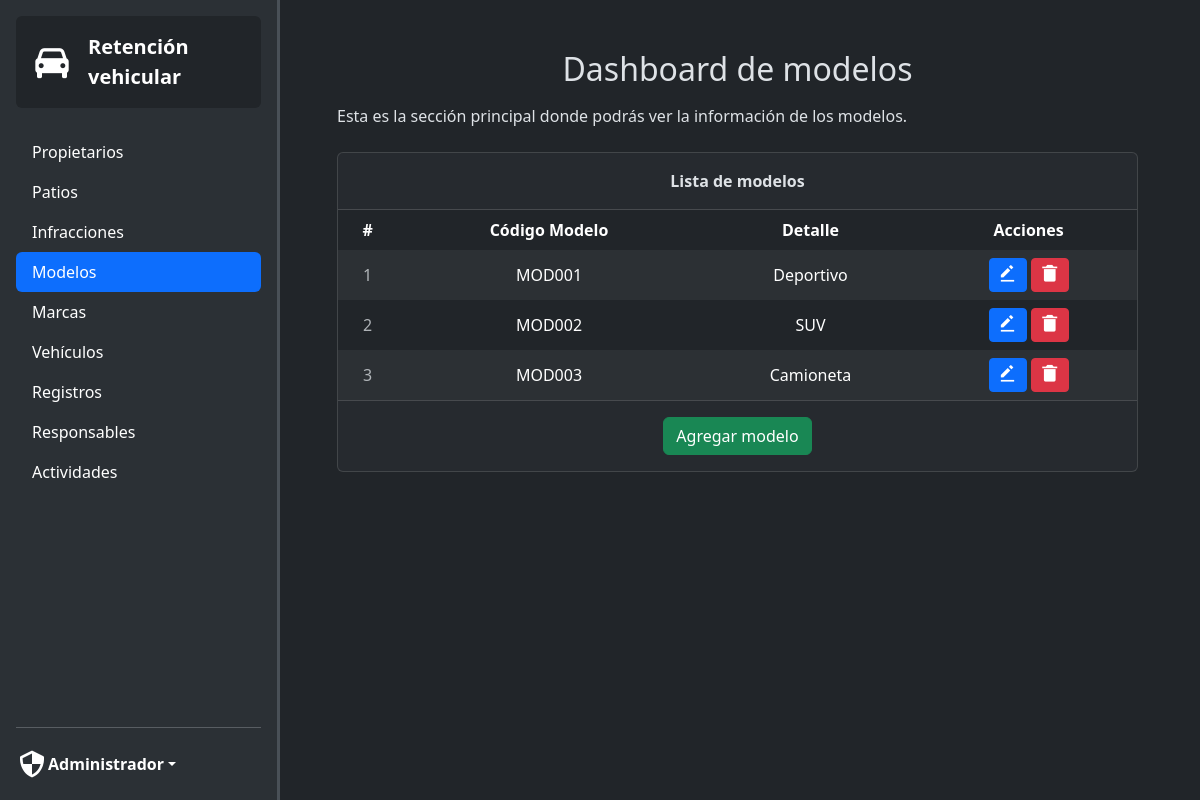
The page /admin?action=modelosDashboard (signed in) on the database its author committed.
### tables this page shows
CREATE TABLE `modelos` (
  `codigo_modelo` varchar(20) NOT NULL,
  `detalle` text NOT NULL,
  PRIMARY KEY (`codigo_modelo`)
);

### app/config/configs.php (called while the page is built)
<?php
$configs = [
    'database' => [
        'host' => 'localhost',
        'port' => '3306',
        'name' => 'sis_retencion_vehicular',
        'user' => 'root',
        'password' => '',
    ],
    'app' => [
        'base_url' => 'http://localhost/retencion-vehicular',
        'timezone' => 'America/Guayaquil',
    ],
];
return $configs;

### app/core/Database.php (called while the page is built)
<?php
class Database
{
    private static $instance = null;
    private $pdo;
    private function __construct()
    {
        $configs = require __DIR__ . '/../config/configs.php';
        $db = $configs['database'];
        try {
            $this->pdo = new PDO(
                "mysql:host={$db['host']};dbname={$db['name']};port={$db['port']}",
                $db['user'],
                $db['password']
            );
            $this->pdo->setAttribute(PDO::ATTR_ERRMODE, PDO::ERRMODE_EXCEPTION);
            $this->pdo->setAttribute(PDO::ATTR_DEFAULT_FETCH_MODE, PDO::FETCH_ASSOC);
        } catch (PDOException $e) {
            die("Error en la conexión a la base de datos: " . $e->getMessage());
        }
    }
    public static function getInstance()
    {
        if (self::$instance === null) {
            self::$instance = new self();
        }
        return self::$instance;
    }
    public function getConnection()
    {
        return $this->pdo;
    }
}

### app/controllers/ModeloController.php (called while the page is built, shortened)
<?php
require_once 'app/models/ModeloModel.php';
class ModeloController {
    private ModeloModel $model;
    public function __construct() {
        $this->model = new ModeloModel();
    }
    public function listar()
    {
        try {
            $modelos = $this->model->readModelos();
            return $modelos;
        } catch (\Exception $e) {
            error_log("Error en listar modelos: " . $e->getMessage());
            echo "Ocurrió un error al obtener los modelos.";
        }
    }
}

### app/models/ModeloModel.php (called while the page is built, shortened)
<?php
require_once __DIR__ . '/../core/Database.php';
class ModeloModel {
    private $db;
    public function __construct()
    {
        $this->db = Database::getInstance()->getConnection();
    }
    public function readModelos(): array|false
    {
        try {
            $stmt = $this->db->query("SELECT * FROM modelos");
            return $stmt->fetchAll();
        } catch (PDOException $e) {
            error_log("Error en readModelos: " . $e->getMessage());
            return false;
        }
    }
}

### app/views/admin/modelosDashboard.php (the view, shortened to what this page needs)
<?php
require_once __DIR__ . '/../../controllers/ModeloController.php';
$modeloController = new ModeloController();
$modelosLista = $modeloController->listar();
?>
<!doctype html>
<html lang="en" data-bs-theme="dark">
<head>
    <link href="https://cdn.jsdelivr.net/npm/bootstrap@5.3.3/dist/css/bootstrap.min.css" rel="stylesheet">
    <link href='https://unpkg.com/boxicons@2.1.4/css/boxicons.min.css' rel='stylesheet'>
    <link rel="stylesheet" href="http://localhost/retencion-vehicular/public/css/styles.css">
</head>
<body class="d-flex">
<div class="d-flex flex-column border-end border-3 flex-shrink-0 bg-body-tertiary p-3 sticky" style="width: 280px; height: 100vh; position: fixed; z-index: 100">
    <a href="http://localhost/retencion-vehicular/admin?action=propietariosDashboard" class="bg-body rounded p-3 d-flex align-items-center mb-4 link-body-emphasis text-decoration-none">
        <i class='bx bxs-car me-3' style="font-size: 40px"></i>
        <span class="fs-5 fw-bold text-align-center">Retención vehicular</span>
    </a>
    <ul class="nav nav-pills flex-column mb-auto">
        <li class="nav-item">
            <a href="http://localhost/retencion-vehicular/admin?action=propietariosDashboard" class="nav-link link-body-emphasis">
                Propietarios
            </a>
        </li>
        <li class="nav-item">
            <a href="http://localhost/retencion-vehicular/admin?action=patiosDashboard" class="nav-link link-body-emphasis">
                Patios
            </a>
        </li>
        <li class="nav-item">
            <a href="http://localhost/retencion-vehicular/admin?action=infraccionesDashboard" class="nav-link link-body-emphasis">
                Infracciones
            </a>
        </li>
        <li class="nav-item">
            <a href="http://localhost/retencion-vehicular/admin?action=modelosDashboard" class="nav-link active">
                Modelos
            </a>
        </li>
        <li class="nav-item">
            <a href="http://localhost/retencion-vehicular/admin?action=marcasDashboard" class="nav-link link-body-emphasis">
                Marcas
            </a>
        </li>
        <li class="nav-item">
            <a href="http://localhost/retencion-vehicular/admin?action=vehiculosDashboard" class="nav-link link-body-emphasis">
                Vehículos
            </a>
        </li>
        <li class="nav-item">
            <a href="http://localhost/retencion-vehicular/admin?action=registrosDashboard" class="nav-link link-body-emphasis">
                Registros
            </a>
        </li>
        <li class="nav-item">
            <a href="http://localhost/retencion-vehicular/admin?action=responsablesDashboard" class="nav-link link-body-emphasis">
                Responsables
            </a>
        </li>
        <li class="nav-item">
            <a href="http://localhost/retencion-vehicular/admin?action=actividadesDashboard" class="nav-link link-body-emphasis">
                Actividades
            </a>
        </li>
    </ul>
    <hr>
    <div class="dropdown">
        <a href="#" class="d-flex align-items-center link-body-emphasis text-decoration-none dropdown-toggle" data-bs-toggle="dropdown" aria-expanded="false">
            <i class='bx bx-shield-quarter my-1' style="font-size: 32px"></i>
            <strong>Administrador</strong>
        </a>
    </div>
</div>
<div class="container" style="margin: 50px 50px 50px 325px">
    <h2 class="text-center">Dashboard de modelos</h2>
    <p class="my-3">Esta es la sección principal donde podrás ver la información de los modelos.</p>
    <div class="row my-2 pb-5">
        <div class="col-md-12 my-2">
            <div class="main-card mb-3 card">
                <div class="card-header fw-semibold p-3 text-center">Lista de modelos</div>
                <div class="table-responsive">
                    <table class="align-middle mb-0 table table-borderless table-hover table-striped">
                        <thead>
                        <tr>
                            <th class="text-center">#</th>
                            <th class="text-center">Código Modelo</th>
                            <th class="text-center">Detalle</th>
                            <th class="text-center">Acciones</th>
                        </tr>
                        </thead>
                        <tbody class="table-group-divider">
                        <?php if (empty($modelosLista)) { ?>
                            <tr>
                                <td class="text-center" colspan="7">No hay modelos</td>
                            </tr>
                        <?php } else { ?>
                            <?php foreach ($modelosLista as $index => $modelo) { ?>
                                <tr>
                                    <td class="text-center text-muted"><?php echo $index + 1?></td>
                                    <td class="text-center"><?php echo $modelo['codigo_modelo'] ?></td>
                                    <td class="text-center"><?php echo $modelo['detalle'] ?></td>
                                    <td class="text-center">
                                        <button type="button" class="btn btn-primary btn-sm btn-editar"
                                                data-codigo="<?php echo $modelo['codigo_modelo']; ?>"
                                                data-detalle="<?php echo $modelo['detalle']; ?>"
                                                data-bs-toggle="modal" data-bs-target="#editarModal">
                                            <i class='bx bxs-edit-alt' style="font-size: 20px"></i>
                                        </button>
                                        <button type="button" class="btn btn-danger btn-sm btn-eliminar"
                                                data-codigo="<?php echo $modelo['codigo_modelo']; ?>"
                                                data-bs-toggle="modal" data-bs-target="#deleteModal">
                                            <i class='bx bxs-trash-alt' style="font-size: 20px"></i>
                                        </button>
                                    </td>
                                </tr>
                            <?php } ?>
                        <?php } ?>
                        </tbody>
                    </table>
                </div>
                <div class="d-block text-center card-footer">
                    <a type="button" class="btn btn-success my-2" data-bs-toggle="modal" data-bs-target="#agregarModal">Agregar modelo</a>
                </div>
            </div>
        </div>
    </div>
</div>
</body>
</html>

### public/css/styles.css (style rules this page uses)
body { height: 100vh; margin: 0; }

### rows shown on the page
modelos: codigo_modelo "MOD001", detalle "Deportivo"
modelos: codigo_modelo "MOD002", detalle "SUV"
modelos: codigo_modelo "MOD003", detalle "Camioneta"
